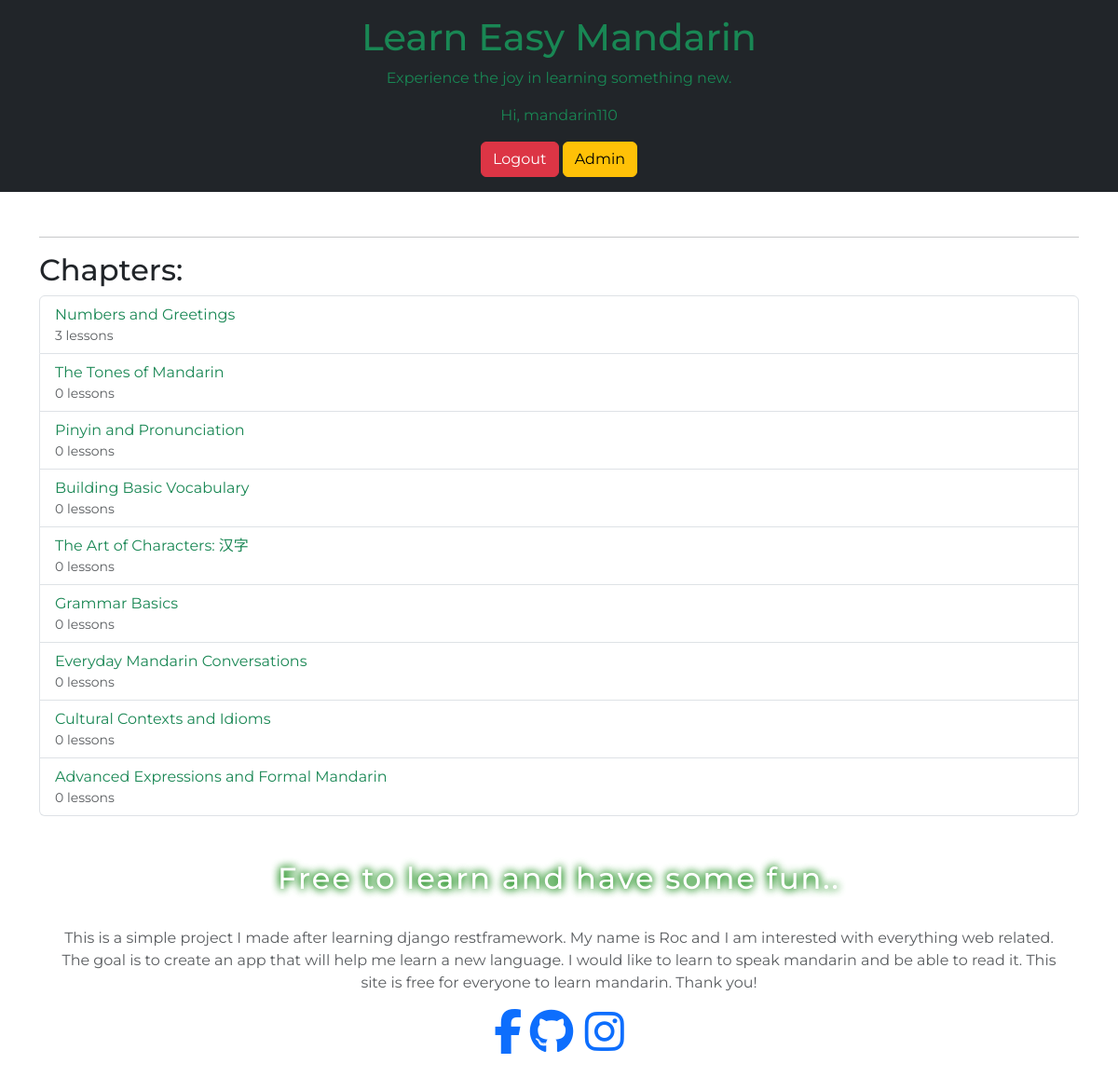
The app's page / (signed in) with its own data.
### apps/models.py (models this page shows, shortened)
class Chapter(models.Model):
    id = models.AutoField(primary_key=True)
    title = models.CharField(max_length=255)
    description = models.TextField(blank=True, null=True)

### apps/views.py (the view)
# urls.py: path('', views.home, name='home'),
def home(request):
    chapters = Chapter.objects.prefetch_related('lessons__flashcards', 'lessons__quizzes')
    return render(request, 'apps/home.html', {'chapters': chapters})

### apps/templates/apps/home.html
{% extends "apps/base.html" %}
{% block content %}
<nav class=" text-center text-success d-flex align-items-center justify-content-center pt-3 pb-3 bg-dark">
    <div>
        <h1>Learn Easy Mandarin</h1>
        <p>Experience the joy in learning something new.</p>
        {% if user.is_authenticated %}
            <p class="text-success">Hi, {{ user.username }}</p>
            <a href="{% url 'logout' %}" class="btn btn-danger">Logout</a>
            {% if user.is_staff %}
            <a href="{% url 'admin:index' %}" class="btn btn-warning">Admin</a>
            {% endif %}
        {% else %}
            <a href="{% url 'login' %}" class="btn btn-primary" style="letter-spacing: 3px;">Get Started</a>
        {% endif %}
    </div>
</nav>
<div class="container mt-5">
    <hr>
    <div style="text-align: left;">
        <h2>Chapters:</h2>
        <div class="list-group">
            {% for chapter in chapters %}
            <a href="{% url 'chapter_detail' chapter.id %}" class="list-group-item list-group-item-action text-success">
                {{ chapter.title }}
                <small class="d-block text-muted">{{ chapter.lessons.count }} lessons</small>
            </a>
            {% empty %}
            <p>No chapters found.</p>
            {% endfor %}
        </div>
  </div>
</div>
<div class="home" id="home">
    <div class="container mt-5">
        <div class="text-muted text-center">
            <div class="container">
                <div class="jumbotron">
                    <h1 class="h1-home">Free to learn and have some fun..</h1><br>
                    <p>This is a simple project I made after learning django restframework. My name is Roc and I am interested with everything web related.
                        The goal is to create an app that will help me learn a new language. I would like to learn to speak mandarin and be able to read it.
                        This site is free for everyone to learn mandarin. Thank you!
                    </p>
                    <a href="#" class="text-gray"><i class="fab fa-facebook-f fa-3x "></i></a>&nbsp;
                    <a href="https://github.com/onepagewebapp" class="text-gray"><i class="fab fa-github fa-3x mr-5 ml-5"></i></a>&nbsp;&nbsp;
                    <a href="https://www.instagram.com/raket.ph_roc/profilecard/?igsh=eXlja2d0Z3ZlMzky" class="text-gray">
                        <i class="fab fa-instagram fa-3x mr-5"></i>
                    </a>
                </div>
            </div>
        </div>
    </div>
</div>
<br>
{% endblock %}

### static/css/styles.css (style rules this page uses)
body { margin: 0; padding: 0; font-family: 'Montserrat', sans-serif; }
.h1-home { margin-top: 20px; letter-spacing: 2px; font-size: 2em; color: white; text-shadow: 0 0 10px green, 0 0 10px green, 0 0 20px white, 0 0 30px white; position: relative; animation: drop-down 2s ease-out; }
.container { text-align: center; color: dark; }

### records on screen
Chapter: title "Numbers and Greetings", lessons.count "3"
Chapter: title "The Tones of Mandarin", lessons.count "0"
Chapter: title "Pinyin and Pronunciation", lessons.count "0"
Chapter: title "Building Basic Vocabulary", lessons.count "0"
Chapter: title "The Art of Characters: 汉字", lessons.count "0"
Chapter: title "Grammar Basics", lessons.count "0"
Chapter: title "Everyday Mandarin Conversations", lessons.count "0"
Chapter: title "Cultural Contexts and Idioms", lessons.count "0"
Chapter: title "Advanced Expressions and Formal Mandarin", lessons.count "0"

### other values on screen
{{ user.username }} "mandarin110"
